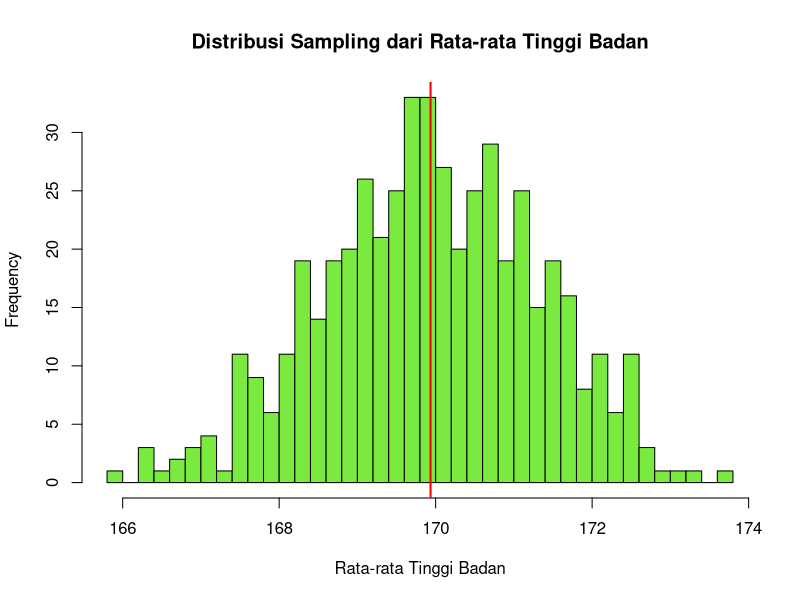

The R source for this figure:
set.seed(123)
mean_populasi <- 170
sd_populasi <- 10
n <- 50  # Ukuran sampel
banyak_sampel <- 500  # Banyaknya distribusi sampling

# Simulasi distribusi sampling
rata_sampel <- replicate(banyak_sampel, {
  sampel <- rnorm(n, mean = mean_populasi, sd = sd_populasi)
  mean(sampel)
})

# Plot distribusi sampling
hist(rata_sampel, main = "Distribusi Sampling dari Rata-rata Tinggi Badan",
     xlab = "Rata-rata Tinggi Badan", col = "#7bea40", breaks = 30)

# Menambahkan garis untuk mean
abline(v = mean(rata_sampel), col = "red", lwd = 2)

